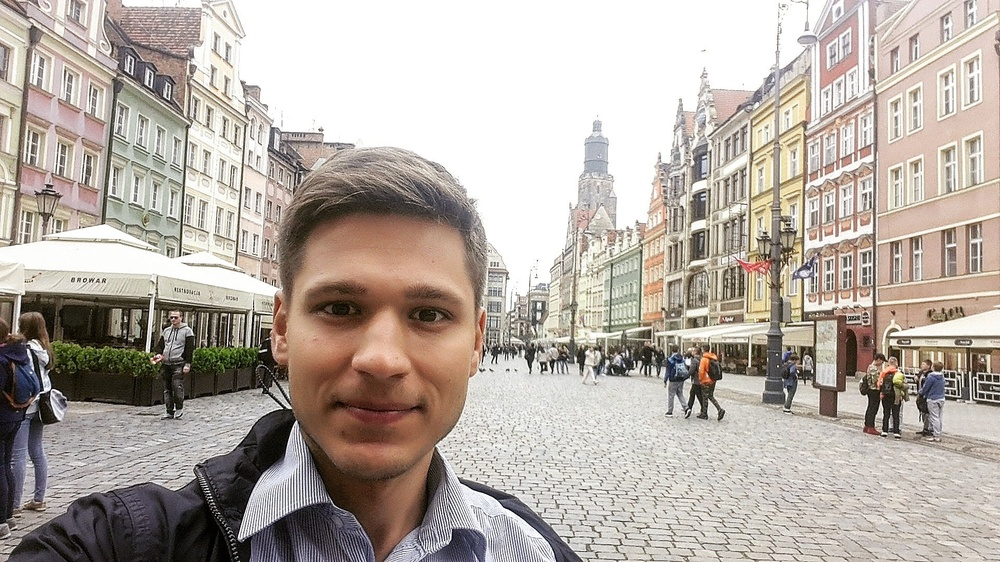
//> input picture OpenCV/c++/imread/p1.jpg, 1000 x 562 px, shrunk from 1920 x 1080 before the run
$ ./split p1.jpg   (built with g++ and OpenCV 4)
//> lines starting //> are read from the running program, lines starting //| are printed output that depends on the picture
// g++ -std=c++11 -Wall -L/usr/local/lib -O2 -g -o test test.cpp -lopencv_core -lopencv_imgcodecs -lopencv_imgproc
#include <fstream>
#include <iostream>
#include <streambuf>
#include <sys/time.h>
#include <opencv2/opencv.hpp>
using namespace std;

int main(int argc, char *argv[]) {
    if (argc != 2) {
        cout << " Usage: " << argv[0] << " <file>" << endl;
        exit(1);
    }
    cv::Mat img = cv::imread(argv[1]);
//> img is the input picture: 562 rows x 1000 cols, CV_8UC3; mean B, G, R 164.2, 172.1, 181.3
    cout << "channel num:"<<img.channels()<<endl;
//| channel num:3
    cv::imshow("org",img);
    cv::Mat channel[3];
    cv::split(img, channel);
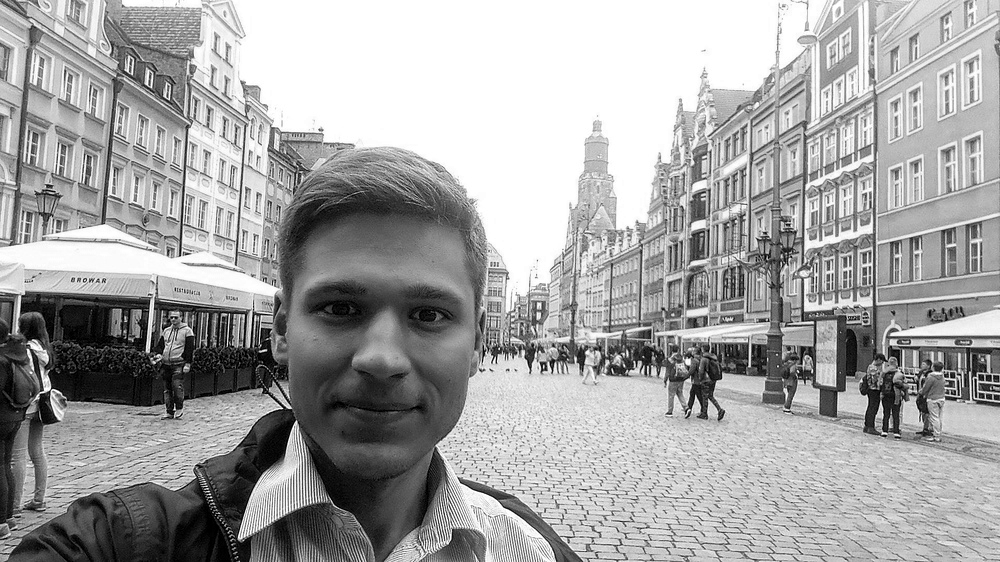
//> channel[0]: 562 rows x 1000 cols, CV_8UC1; min 0, max 255, mean 164.2
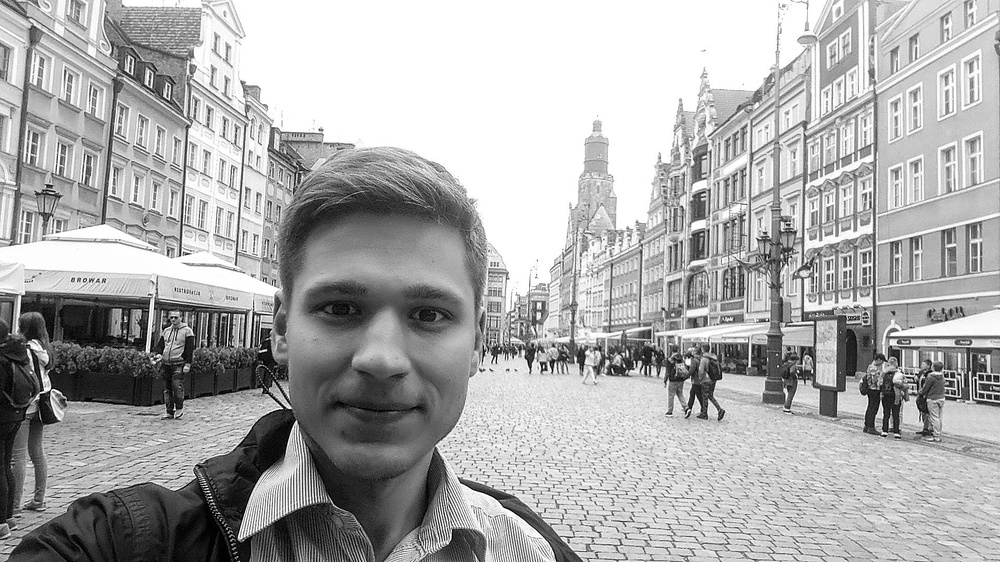
//> channel[1]: 562 rows x 1000 cols, CV_8UC1; min 0, max 255, mean 172.1
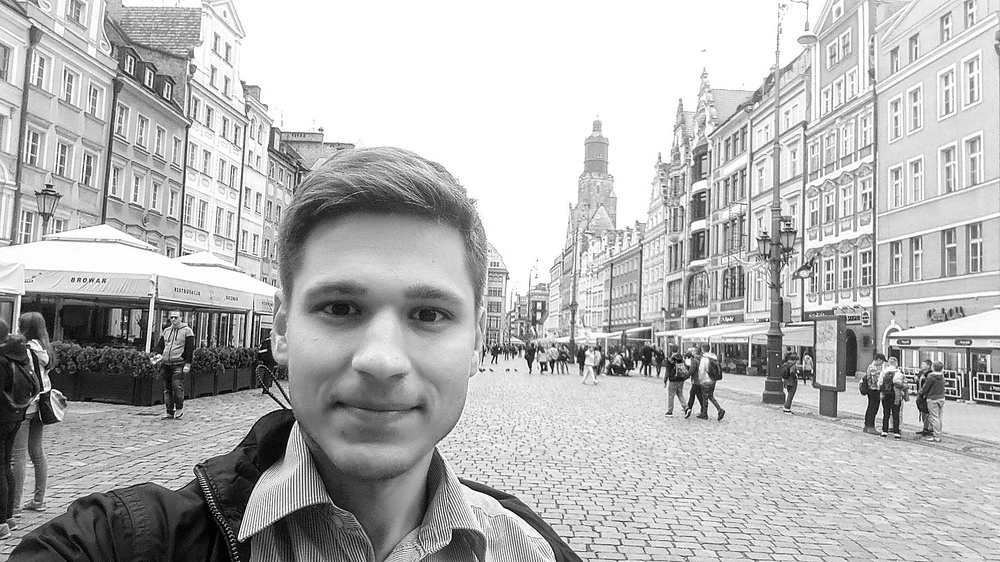
//> channel[2]: 562 rows x 1000 cols, CV_8UC1; min 0, max 255, mean 181.3
    cv::imshow("channel 0:",channel[0]);
    cv::imshow("channel 1:",channel[1]);
    cv::imshow("channel 2:",channel[2]);
    cv::waitKey(0);
    return 0;
}
